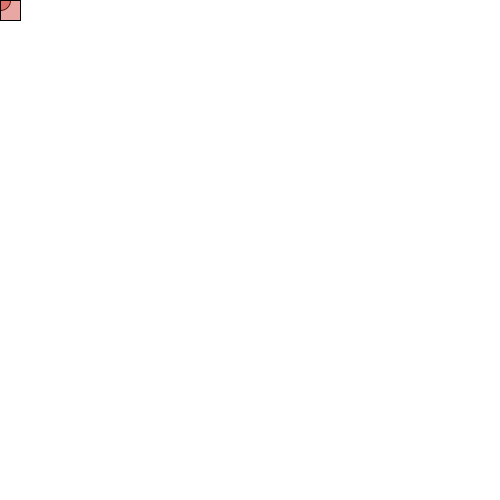
Frame 1 (no input)
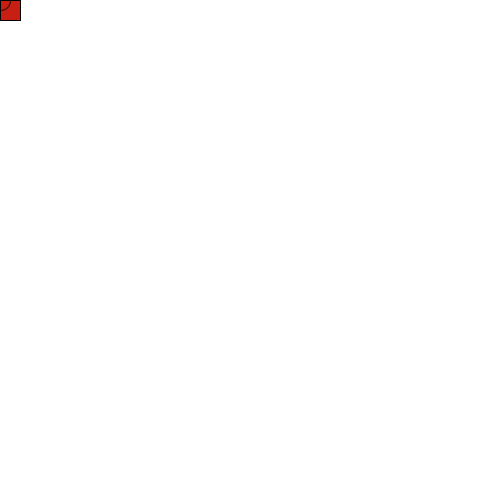
Frame 60 (the mouse pressed at the canvas centre just before this capture)
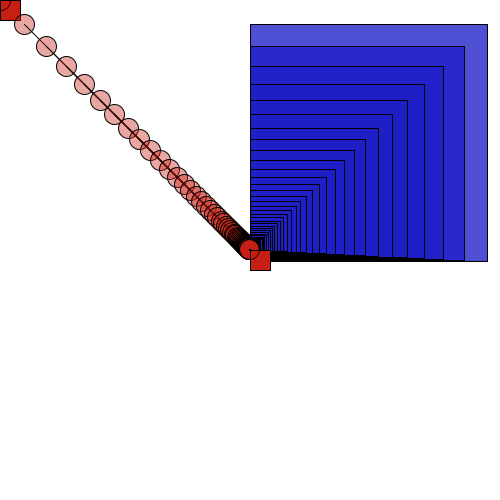
Frame 120 (the mouse held since frame 60 and released just before this capture)

The Processing sketch that drew these frames (run headless with seeded random() and noise(); from frame 60 on, the mouse is pressed at the canvas centre):

// Processing sketch: processing_53727
// ── processing_53727.pde

//This sketch was created by language_tool.

float a,b,c,d,Sa,Sb,Sc,Sd;
float x,y, x1, y1;
float targetX, targetY, targetX1, targetY1;
float easing = 0.05;
float easingb = 0.05;

void setup()
{
  size(500,500);
  background(255);
  

}

void draw()
{

  //10 lines from processing.org
    targetX = mouseX;
  float dx = targetX - x;
  if(abs(dx) > 1) {
    x += dx * easing;
  }
  
  targetY = mouseY;
  float dy = targetY - y;
  if(abs(dy) > 1) {
    y += dy * easing;
  }
  
      targetX1 = mouseY;
  float ddx = targetX - x;
  if(abs(ddx) > 1) {
    x += ddx * easing;
  }
  
    targetY1 = mouseX;
  float ddy = targetY - y;
  if(abs(ddy) > 1) {
    y += ddy * easing;
  }

    println(ddx);
  
    a = x;
  b = y;
  c = mouseX; 
  d = mouseY;
  Sa = 20;
  Sb = 20;
  Sc = 20;
  Sd = 20;

    fill(200,30,20,100);
//apply unpredictaball physics to rect coordinates.
 ellipse(a,b,Sa,Sb);
 line(a,b,c,d);
 rect(c,d,Sc,Sd);
// line(a,b,x1,y1);
// rect(x1,y1,Sc,Sd);

   fill(30,30,200,200);
   if( ddy < -10 || ddy < 10){;
   fill(30,200,30,200);
   }else{
   fill(30,30,200,200);
   }
    rect(targetY1,y,ddy,ddx);
}
void mouseReleased()
{
  background(255);
}
